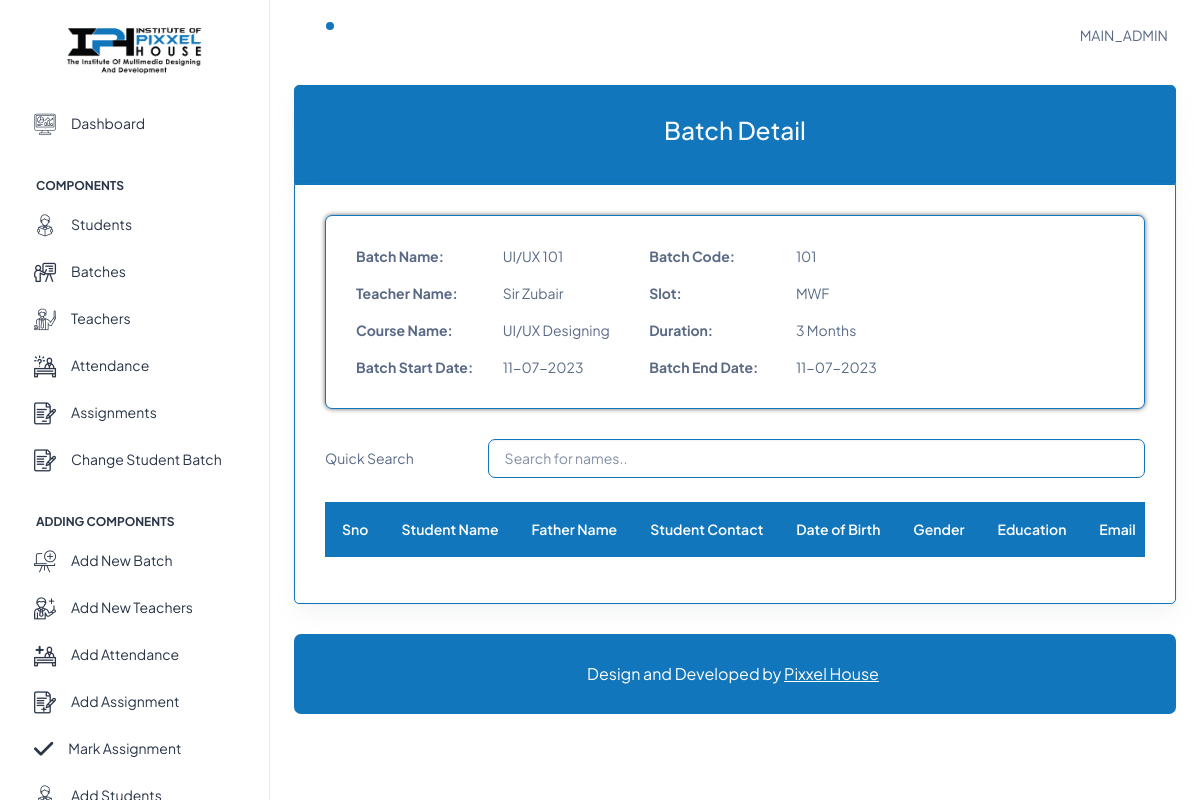
The page /admin_dashboard/view_batch.php?batch_sno=1 (signed in) on the database its author committed.
### tables this page shows
CREATE TABLE `main_admin` (
  `sno` int(11) NOT NULL,
  `user_name` varchar(255) NOT NULL,
  `email` varchar(255) NOT NULL,
  `password` varchar(255) NOT NULL,
  `image` varchar(500) NOT NULL
);

CREATE TABLE `batch` (
  `batch_id` int(11) NOT NULL,
  `batch_name` varchar(255) DEFAULT NULL,
  `batch_code` varchar(255) DEFAULT NULL,
  `batch_slot` varchar(255) DEFAULT NULL,
  `teacher` int(11) DEFAULT NULL,
  `time` varchar(200) NOT NULL,
  `course_id` int(11) NOT NULL,
  `course_duration` varchar(255) DEFAULT NULL,
  `lab_number` int(20) NOT NULL,
  `date_of_start` varchar(255) DEFAULT NULL,
  `date_of_end` varchar(255) DEFAULT NULL,
  `change_date` varchar(100) NOT NULL
);

CREATE TABLE `teacher` (
  `teacher_id` int(11) NOT NULL,
  `teacher_name` varchar(255) DEFAULT NULL,
  `teacher_email` varchar(255) DEFAULT NULL,
  `teacher_contact` varchar(255) DEFAULT NULL,
  `gender` varchar(10) NOT NULL,
  `cnic` varchar(255) DEFAULT NULL,
  `quli` varchar(255) DEFAULT NULL,
  `exper` varchar(255) DEFAULT NULL,
  `address` varchar(255) DEFAULT NULL,
  `portal_email` varchar(255) DEFAULT NULL,
  `portal_password` varchar(255) DEFAULT NULL,
  `teacher_image` varchar(500) NOT NULL
);

CREATE TABLE `course` (
  `Id` int(11) NOT NULL,
  `course_name` varchar(255) NOT NULL,
  `course_duration` varchar(255) NOT NULL,
  `description` longtext NOT NULL,
  `course_thumbnail` varchar(1000) NOT NULL
);

### functions/function.php (called while the page is built, shortened)
<?php
function get_table_data2($tableName, $connection, $columnName, $columnValue)
{
    $query = "SELECT * FROM $tableName WHERE `$columnName` = ?";
    $stmt = mysqli_prepare($connection, $query);
    mysqli_stmt_bind_param($stmt, "s", $columnValue);
    mysqli_stmt_execute($stmt);
    $result = mysqli_stmt_get_result($stmt);
    if ($result) {
        return $result;
    } else {
        echo "Error executing statement: " . mysqli_stmt_error($stmt);
        return false;
    }
}

### admin_dashboard/view_batch.php (the view, shortened to what this page needs)
<!doctype html>
<html lang="en">
<head>
    <?php include('include/links.php'); ?>
</head>
<body>
    <div class="page-wrapper" id="main-wrapper" data-layout="vertical" data-navbarbg="skin6" data-sidebartype="full" data-sidebar-position="fixed" data-header-position="fixed">
        <?php include('include/sidebar.php'); ?>
        <div class="body-wrapper">
            <header class="app-header">
                <?php include('include/navbar.php'); ?>
            </header>
            <div class="container-fluid">
                <div class="card bg-primary card-bottom-ph my-border-primary-1 my-border-top-1">
                    <div class="card-body">
                        <h3 class=" text-center text-light">Batch Detail</h3>
                    </div>
                </div>
                <div class="card my-border-primary-1 my-border-bottom-1">
                    <div class="card-body table-body">
                        <div class="card card-shadow-ph my-detail-card">
                            <div class="card-body">
                                <div class="row">
                                    <div class="col-md-9">
                                        <?php
                                        $get_batch_sno = $_GET['batch_sno'];
                                        $table_detail = get_table_data2('batch', $con, 'batch_id', $get_batch_sno);
                                        while ($row = mysqli_fetch_assoc($table_detail)) {
                                            $batch_name = $row['batch_name'];
                                            $batch_code = $row['batch_code'];
                                            $batch_teacher = $row['teacher'];
                                            $course_name = $row['course_id'];
                                            $batch_duration = $row['course_duration'];
                                            $slot = $row['batch_slot'];
                                            $date_of_start = $row['date_of_start'];
                                        }
                                        $show_teacher_name = get_table_data2('teacher', $con, 'teacher_id', $batch_teacher);
                                        while ($show_teacher = mysqli_fetch_assoc($show_teacher_name)) {
                                            $call_teacher_name = $show_teacher['teacher_name'];
                                        }
                                        $show_course_name = get_table_data2('course', $con, 'Id', $course_name);
                                        $call_course_name = mysqli_fetch_assoc($show_course_name)['course_name'];
                                        ?>
                                        <div class="row">
                                            <div class="col-md-6">
                                                <div class="row">
                                                    <div class="col-md-6 text-bold-ph">
                                                        <label>Batch Name:</label>
                                                    </div>
                                                    <div class="col-md-6"><label><?php echo $batch_name ?></label></div>
                                                </div>
                                            </div>
                                            <div class="col-md-6">
                                                <div class="row">
                                                    <div class="col-md-6 text-bold-ph">
                                                        <label>Batch Code:</label>
                                                    </div>
                                                    <div class="col-md-6"><label><?php echo $batch_code ?></label></div>
                                                </div>
                                            </div>
                                        </div>
                                        <div class="row mt-3">
                                            <div class="col-md-6">
                                                <div class="row">
                                                    <div class="col-md-6 text-bold-ph">
                                                        <label>Teacher Name:</label>
                                                    </div>
                                                    <div class="col-md-6"><label><?php echo $call_teacher_name ?></label></div>
                                                </div>
                                            </div>
                                            <div class="col-md-6">
                                                <div class="row">
                                                    <div class="col-md-6 text-bold-ph">
                                                        <label>Slot:</label>
                                                    </div>
                                                    <div class="col-md-6"><label><?php echo $slot ?></label></div>
                                                </div>
                                            </div>
                                        </div>
                                        <div class="row mt-3">
                                            <div class="col-md-6">
                                                <div class="row">
                                                    <div class="col-md-6 text-bold-ph">
                                                        <label>Course Name:</label>
                                                    </div>
                                                    <div class="col-md-6"><label><?php echo $call_course_name ?></label></div>
                                                </div>
                                            </div>
                                            <div class="col-md-6">
                                                <div class="row">
                                                    <div class="col-md-6 text-bold-ph">
                                                        <label>Duration:</label>
                                                    </div>
                                                    <div class="col-md-6"><label><?php echo $batch_duration . ' ', 'Months'; ?></label></div>
                                                </div>
                                            </div>
                                        </div>
                                        <div class="row mt-3">
                                            <div class="col-md-6">
                                                <div class="row">
                                                    <div class="col-md-6 text-bold-ph">
                                                        <label>Batch Start Date:</label>
                                                    </div>
                                                    <div class="col-md-6"><label><?php echo $date_of_start ?></label></div>
                                                </div>
                                            </div>
                                            <div class="col-md-6">
                                                <div class="row">
                                                    <div class="col-md-6 text-bold-ph">
                                                        <label>Batch End Date:</label>
                                                    </div>
                                                    <div class="col-md-6"><label><?php echo $date_of_start ?></label></div>
                                                </div>
                                            </div>
                                        </div>
                                    </div>
                                    <div class="col-md-3">
                                    </div>
                                </div>
                            </div>
                        </div>
                        <div class="row mt-4">
                            <div class="col-md-12 d-flex align-items-center">
                                <label class="w-25">Quick Search</label>
                                <input type="text" id="myInput" onkeyup="myFunction()" placeholder="Search for names.." title="Type in a name" class="form-control">
                            </div>
                        </div>
                        <div class="table-responsive main-table mt-4">
                            <table id="myTable" class="teacher-table table-bordered table display data-table text-nowrap text-center my-border-primary-1">
                                <thead class="bg-primary text-white">
                                    <th>Sno</th>
                                    <th>Student Name</th>
                                    <th>Father Name</th>
                                    <th>Student Contact</th>
                                    <th>Date of Birth</th>
                                    <th>Gender</th>
                                    <th>Education</th>
                                    <th>Email</th>
                                </thead>
                            </table>
                        </div>
                    </div>
                </div>
                <?php include('include/footer.php'); ?>
            </div>
        </div>
    </div>
</body>
</html>

### admin_dashboard/include/navbar.php (shortened to what this page needs)
<?php
include('include/connect.php');
if (isset($_SESSION['admin_login'])) {
  $admin_session = $_SESSION['admin_login'];
  $admin_details = get_table_data2('main_admin', $con, 'email', $admin_session);
  while ($admin = mysqli_fetch_assoc($admin_details)) {
    $user_name = $admin['user_name'];
  }
}
?>
<nav class="navbar navbar-expand-lg navbar-light apply_shadow-ph">
  <?php
  $circle_anim = '';
  ?>
  <ul class="navbar-nav notification-parent" data-admin-id='0' requestFetch='true'>
    <li class="nav-item">
      <a class="nav-link nav-icon-hover " id='not-bell' href="javascript:void(0)">
        <i class="ti ti-bell-ringing"></i>
        <div class="notification bg-primary rounded-circle  <?php echo $circle_anim; ?>" id="not-cir"></div>
      </a>
    </li>
  </ul>
  <div class="navbar-collapse justify-content-end px-0" id="navbarNav">
    <ul class="navbar-nav flex-row ms-auto align-items-center justify-content-end">
      <li class="nav-item dropdown">
        <a><?php echo strtoupper($user_name) ?></a>
      </li> &nbsp &nbsp
    </ul>
  </div>
</nav>

### assets/css/my-style.css (style rules this page uses)
.my-border-top-1 { border-top-left-radius: 5px !important; border-top-right-radius: 5px !important; border-bottom-left-radius: 0px !important; border-bottom-right-radius: 0px !important; }
.my-border-bottom-1 { border-top-left-radius: 0px !important; border-top-right-radius: 0px !important; border-bottom-left-radius: 5px !important; border-bottom-right-radius: 5px !important; }
.my-border-primary-1 { border: 1px solid #1176bc !important; }
input, select, textarea { border: 1px solid #1176bc !important; }
.text-bold-ph { font-weight: 700; }
.card-bottom-ph { margin-bottom: 0px !important; }
.card-shadow-ph { box-shadow: 0px 0px 5px #6a6969; border: 1px solid #1176bc !important; }
.my-detail-card { transition: all 0.7s; }
.notification-parent { position: relative; }

### assets/css/an_style.css (style rules this page uses)
* { box-sizing: border-box; text-decoration: none; }
tbody, tfoot, thead, tr { width: 100%; }

### rows shown on the page
main_admin: user_name "MAIN_ADMIN"
batch: batch_name "UI/UX 101", batch_code "101", batch_slot "MWF", course_duration "3", date_of_start "11-07-2023"
teacher: teacher_name "Sir Zubair"
course: course_name "UI/UX Designing"
